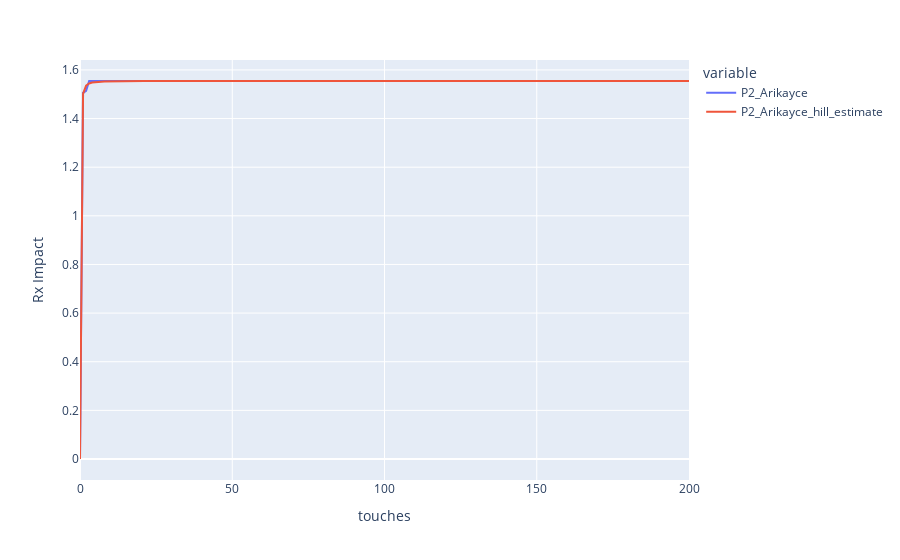

Notebook source saved alongside this figure:
### Code cell
response_curves.plot(channel2['resp_df'], 'touches', ['P2_Arikayce', 'P2_Arikayce_hill_estimate'])

### Figure 1 — Plotly figure (JSON) as saved in the notebook; plotly's stock layout.template omitted (floating-point values rounded to 4 significant figures; data arrays with more than 128 entries replaced by an {"elided": "..."} marker saying what was removed)
{"data": [{"hovertemplate": "variable=P2_Arikayce<br>touches=%{x}<br>value=%{y}<extra></extra>", "legendgroup": "P2_Arikayce", "line": {"color": "#636efa", "dash": "solid"}, "marker": {"symbol": "circle"}, "mode": "lines", "name": "P2_Arikayce", "orientation": "v", "showlegend": true, "type": "scatter", "x": {"elided": "201 int values"}, "xaxis": "x", "y": {"elided": "201 float values"}, "yaxis": "y"}, {"hovertemplate": "variable=P2_Arikayce_hill_estimate<br>touches=%{x}<br>value=%{y}<extra></extra>", "legendgroup": "P2_Arikayce_hill_estimate", "line": {"color": "#EF553B", "dash": "solid"}, "marker": {"symbol": "circle"}, "mode": "lines", "name": "P2_Arikayce_hill_estimate", "orientation": "v", "showlegend": true, "type": "scatter", "x": {"elided": "201 int values"}, "xaxis": "x", "y": {"elided": "201 float values"}, "yaxis": "y"}], "layout": {"legend": {"title": {"text": "variable"}, "tracegroupgap": 0}, "margin": {"t": 60}, "xaxis": {"anchor": "y", "domain": [0, 1], "title": {"text": "touches"}}, "yaxis": {"anchor": "x", "domain": [0, 1], "title": {"text": "Rx Impact"}}}}
